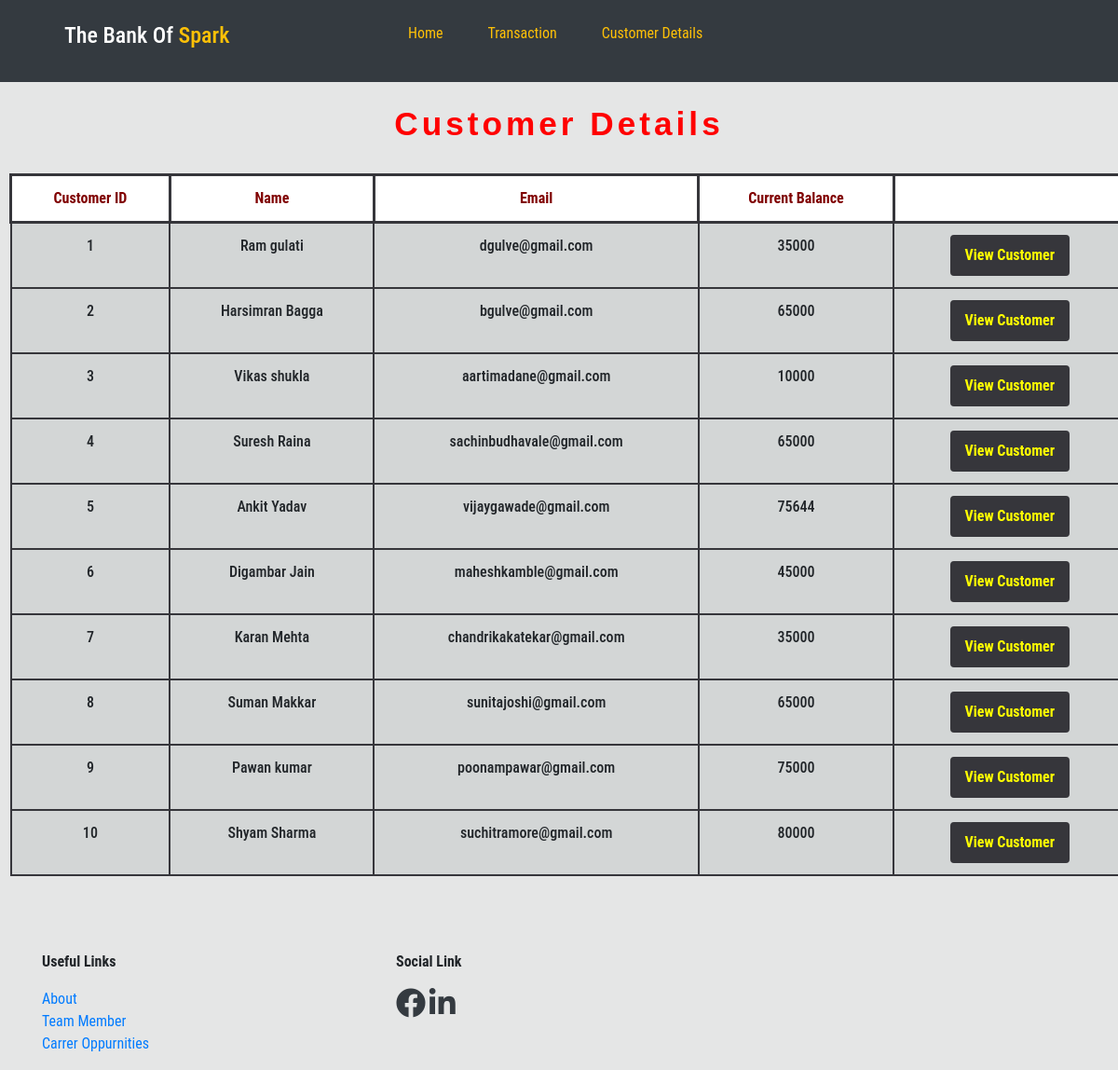
Page /viewcustomers.php on the committed database.
### tables this page shows
CREATE TABLE `customers` (
  `customer_id` int(255) NOT NULL,
  `name` text NOT NULL,
  `email` varchar(255) NOT NULL,
  `current_balance` int(255) NOT NULL
);

### viewcustomers.php (the view, shortened to what this page needs)
<?php
    $con = mysqli_connect("localhost", "root", "", "bank");
?>
<!DOCTYPE html>
<html lang="en">
<head>
    <link rel="stylesheet" href="https://maxcdn.bootstrapcdn.com/bootstrap/4.5.2/css/bootstrap.min.css">
    <link rel="stylesheet" href="https://pro.fontawesome.com/releases/v5.10.0/css/all.css"/>
    <link rel="stylesheet" href="index.css">
    <link rel="stylesheet" href="index1.css">
</head>
<body style="background-color: ##1C3EE3" onload="loader()">
<section class="section1  bg-dark">
        <div class="container">
            <div class="row p-4">
                <div class="col-md-3">
                    <a class="text-decoration-none" href="Arpit.html"><h4 class="text-white">The Bank Of <span class="text-warning">Spark</span></h4></a>
                </div>
                <div class="col-md-8">
                    <div class="navigation">
                        <ul class="list-unstyled d-flex  ml-5 pl-5">
                            <li><a class="text-decoration-none text-warning" href=".\index.php">Home</a></li>
                            <li><a class="text-decoration-none ml-5 text-warning" href=".\transferrecords.php">Transaction</a></li>
                            <li><a class="text-decoration-none ml-5 text-warning" href=".\viewcustomers.php">Customer Details</a></li>
                        </ul>
                    </div>
                </div>
                <div class="col-md-1">
                </div>
            </div>
        </div>
    </section>
<div class="usertable">
    <h3 class="font-weight-bold" style="text-align:center; color:Red; font-family: 'ui-monospace', sans-serif; font-size:2.2em; padding:2%; letter-spacing: 4px;">Customer Details</h3>
    <table class="table table-hover">
    <thead>
        <tr style="border:3px solid pink;">
            <th scope="col" style="border:3px solid #36363b;">Customer ID</th>
            <th scope="col"style="border:3px solid #36363b;">Name</th>
            <th scope="col"style="border:3px solid #36363b;">Email</th>
            <th scope="col"style="border:3px solid #36363b;">Current Balance</th>
            <th scope="col"style="border:3px solid #36363b;">&nbsp</th>
        </tr>
    </thead>
          <?php
        $sql = "SELECT * FROM `customers`";
        $result = mysqli_query($con, $sql);
        while($row = mysqli_fetch_assoc($result)){
            echo "<tr>";
            echo "<form method ='post' action = 'customer.php'>";
            echo "<td style='background-color: #aaaeaf4d;border-color: #36363b;'>". $row['customer_id'] . "</td>
            <td style='background-color: #aaaeaf4d;border-color: #36363b;'>". $row['name'] . "</td>
            <td style='background-color: #aaaeaf4d;border-color: #36363b;'>". $row['email'] . "</td>
            <td style='background-color: #aaaeaf4d;border-color: #36363b;'>". $row['current_balance'] . "</td>";
           echo "<td style='background-color: #aaaeaf4d;border-color: #36363b;'> <a href='customer.php'><button type='submit'style='background-color:#36363b; border-color:#36363b  ;' class='btn btn-default' name='user'  id='users1' value= '{$row['name']}' >View Customer</button></a></td>";
            echo "</form>";
           echo  "</tr>";
        }
        ?>
    </table>
</div>
<br><br>
</body>
<section class="section3">
        <div class="container">
            <div class="row mt-3">
                <div class="col-md-4">
                    <p class="font-weight-bolder">Useful Links</p>
                    <ul class="list-unstyled d-inline-block">
                        <li>
                            <a class="text-decoration-none href="#">About</a><br>
                            <a class="text-decoration-none href="#">Team Member</a><br>
                            <a class="text-decoration-none href="#">Carrer Oppurnities</a><br>
                        </li>
                    </ul>
                </div>
                <div class="col-md-4">
                    <p><b>Social Link</b></p>
                    <a href="#"><i class="fab fa-facebook fa-2x text-dark"></i></a>
                    <a href="#"><i class="fab fa-linkedin-in fa-2x text-dark"></i></a>
                </div>
                <div class="col-md-4">
                </div>
            </div>
        </div>
    </section>
</html>

### index.css (style rules this page uses)
* { font-family:'Roboto Condensed', sans-serif; }
table { border:2px solid #800000; width:99%; margin:2px 10px; font-weight: 500; }
table tr td { border:2px solid #800000; padding:1.5% 3%; text-align: center; justify-content: center; }
table tr th { border:2px solid #800000; padding:1.5% 3%; color:#800000; background-color: #fff; text-align: center; justify-content: center; }
.btn-default { background-color: #800000; border:2px solid #800000; color:white; font-weight: 600; }

### index1.css (style rules this page uses)
body { background-color:rgba(170, 174, 175,0.3); }

### viewcustomers.php (style rules this page uses)
.btn-default { background-color: #1C3EE3; border:4px solid #FF0000; color:yellow; font-weight: 800; }

### rows in the picture
customers: customer_id "1", name "Ram gulati", email "dgulve@gmail.com", current_balance "35000"
customers: customer_id "2", name "Harsimran Bagga", email "bgulve@gmail.com", current_balance "65000"
customers: customer_id "3", name "Vikas shukla", email "aartimadane@gmail.com", current_balance "10000"
customers: customer_id "4", name "Suresh Raina", email "sachinbudhavale@gmail.com", current_balance "65000"
customers: customer_id "5", name "Ankit Yadav", email "vijaygawade@gmail.com", current_balance "75644"
customers: customer_id "6", name "Digambar Jain", email "maheshkamble@gmail.com", current_balance "45000"
customers: customer_id "7", name "Karan Mehta", email "chandrikakatekar@gmail.com", current_balance "35000"
customers: customer_id "8", name "Suman Makkar", email "sunitajoshi@gmail.com", current_balance "65000"
customers: customer_id "9", name "Pawan kumar", email "poonampawar@gmail.com", current_balance "75000"
customers: customer_id "10", name "Shyam Sharma", email "suchitramore@gmail.com", current_balance "80000"
